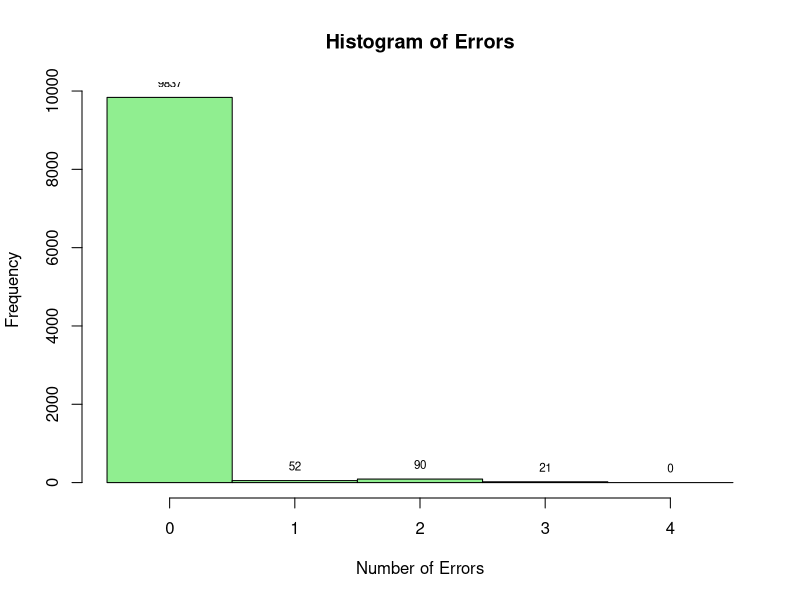
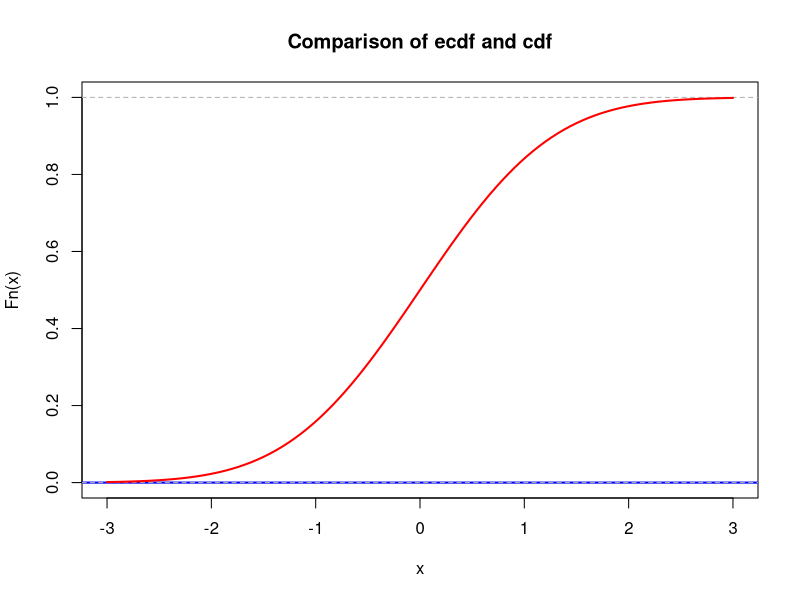
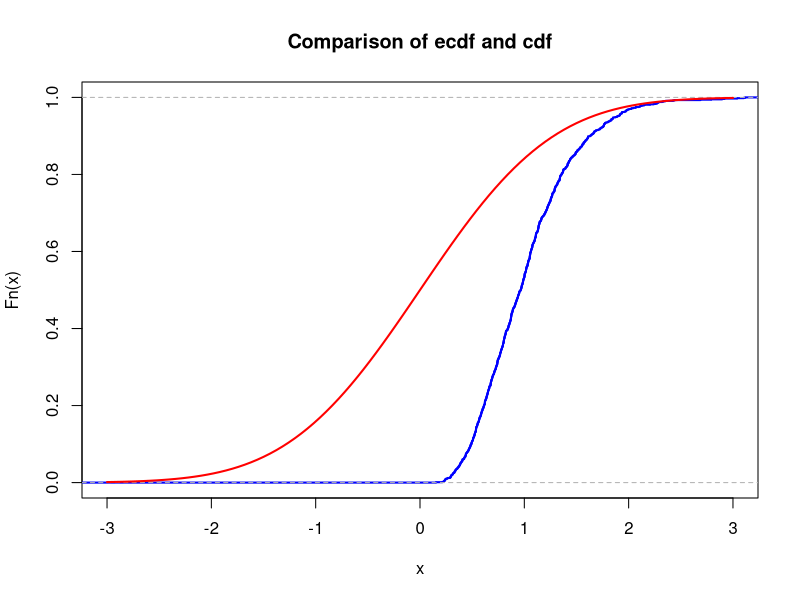

Reproduce these figures in R, in order.
## ---- chunk 1
id <- 3
set.seed(id)
p <- id/100
# matrices G and H
G <- matrix(c(1, 1, 1, 0, 0, 0, 0,
		1, 0, 0, 1, 1, 0, 0,
		0, 1, 0, 1, 0, 1, 0,
		1, 1, 0, 1, 0, 0, 1), nrow = 4, byrow = TRUE)
H <- t(matrix(c(1, 0, 1, 0, 1, 0, 1,
		0, 1, 1, 0, 0, 1, 1,
		0, 0, 0, 1, 1, 1, 1), nrow = 3, byrow = TRUE))
## ---- chunk 2
N <- 10000
message_generator <- function(N) {
  matrix(sample(c(0,1), 4*N, replace = TRUE), nrow = N)
}
## ---- chunk 3
errors_generation <- function(codewords, p) {
  for (i in 1:nrow(codewords)){
    for (digit in 1:length(codewords[i,])){
      error <- sample(c(1, 0), 1, prob = c(p, 1-p), replace = TRUE)
        if (error == 1){
          codewords[i, digit] <<- !codewords[i, digit]
       }
     }
  }
}
## ---- chunk 4

get_error_bit = function(M){
  z1 = M[1]
  z2 = M[2]
  z3 = M[3]
  return(z1+2*z2+4*z3)
}
simulation <- function(N, p) {
  messages <<- message_generator(N)
  codewords <<- (messages %*% G) %% 2
  errors_generation(codewords, p)
  received <- codewords
  decoded <- matrix(0, nrow = nrow(received), ncol = 4)
  for (i in 1:nrow(received)) {
      z <- (received[i, ]%*%H) %% 2
      error_bit <- get_error_bit(z)
        if (error_bit > 0) {
          received[i, error_bit] <- !received[i, error_bit]
        }
        decoded[i, ] <- received[i, c(3, 5, 6, 7)]
  }
  return(decoded)
}
results <- simulation(N, p)
## ---- chunk 5
correct <- 0
for (i in 1:nrow(messages)) {
  if (identical(messages[i,], results[i,])) {
    correct <- correct + 1
  }
}
p_hat = correct/N
p_hat
## ---- chunk 6

# Count the number of errors for each message
error_counts <- rowSums(messages != results)

# Create a histogram
hist(error_counts, breaks = seq(-0.5, 4.5, 1), 
     col = "lightgreen", xlab = "Number of Errors", 
     ylab = "Frequency", main = "Histogram of Errors")

# Add labels to the histogram bars
for (i in 0:4) {
  text(i, sum(error_counts == i), labels = sum(error_counts == i), pos = 3, cex = 0.7)
}


## ---- chunk 7
lambda <- 1  # change this!
N <- 100     # change this!
mu <- N * lambda
K <- 1e3
n <- 5
sample_means <- colMeans(matrix(rpois(n*K, lambda = mu), nrow=n))
## ---- chunk 8
mu <- 0       # change this!
sigma <- 1    # change this!
## ---- chunk 9
xlims <- c(mu-3*sigma,mu+3*sigma)
Fs <- ecdf(sample_means)
plot(Fs, 
     xlim = xlims, 
     ylim = c(0,1),
     col = "blue",
     lwd = 2,
     main = "Comparison of ecdf and cdf")
curve(pnorm(x, mean = mu, sd = sigma), col = "red", lwd = 2, add = TRUE)
## ---- chunk 10
nu1 <- 1  # change this!
K <- 1e3
n <- 5
sample_means <- colMeans(matrix(rexp(n*K, rate = nu1), nrow=n))
## ---- chunk 11
mu <- 0       # change this!
sigma <- 1    # change this!
## ---- chunk 12
xlims <- c(mu-3*sigma,mu+3*sigma)
Fs <- ecdf(sample_means)
plot(Fs, 
     xlim = xlims, 
     col = "blue",
     lwd = 2,
     main = "Comparison of ecdf and cdf")
curve(pnorm(x, mean = mu, sd = sigma), col = "red", lwd = 2, add = TRUE)
